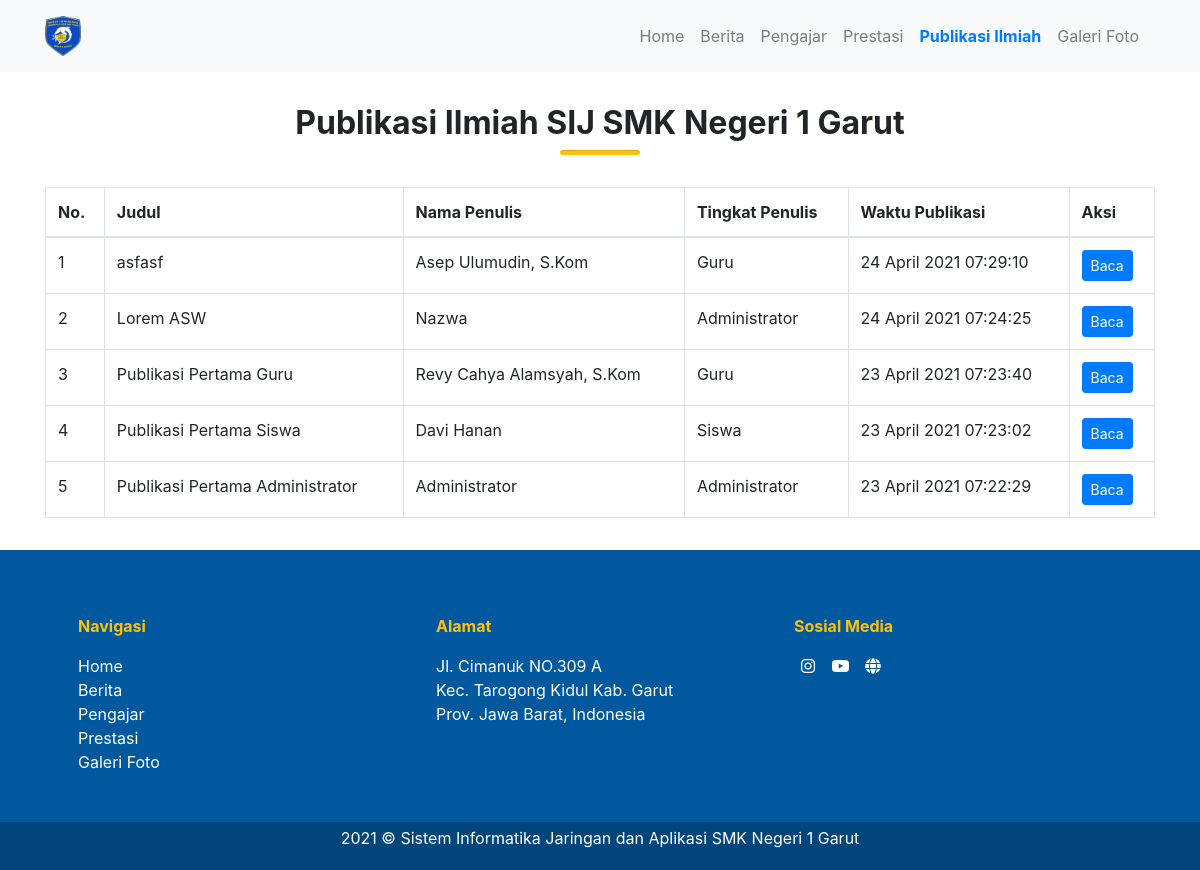
Page /index.php/publikasi_ilmiah on the committed database.
### tables this page shows
CREATE TABLE `publikasi_ilmiah` (
  `id` int(11) NOT NULL,
  `judul` varchar(255) NOT NULL,
  `file_publikasi_ilmiah` varchar(255) NOT NULL,
  `nama_penulis` varchar(255) NOT NULL,
  `level_penulis` varchar(255) NOT NULL,
  `email_user` varchar(255) NOT NULL,
  `created_at` timestamp NOT NULL DEFAULT current_timestamp(),
  `updated_at` timestamp NULL DEFAULT NULL
);

### application/controllers/Publikasi_ilmiah.php (called while the page is built, shortened)
<?php
class Publikasi_ilmiah extends CI_Controller
{
    public function index()
    {
        $data = [
            'title' => 'Publikasi Ilmiah Website SIJ - SMK Negeri 1 Garut',
            'uriSegment' => $this->uri->segment(1),
            'publikasiIlmiahAll' => $this->Model_publikasi_ilmiah->getAllPublikasiIlmiah()
        ];
        $this->load->view('frontend/templates/header', $data);
        $this->load->view('frontend/templates/navbar', $data);
        $this->load->view('frontend/publikasi_ilmiah_index', $data);
        $this->load->view('frontend/templates/footer', $data);
    }
}

### index.php (called while the page is built, shortened)
<?php
require_once BASEPATH.'core/CodeIgniter.php';

### application/models/Model_publikasi_ilmiah.php (called while the page is built, shortened)
<?php
class Model_publikasi_ilmiah extends CI_Model
{
    public function getAllPublikasiIlmiah()
    {
        $this->db->order_by('created_at', 'DESC');
        return $this->db->get('publikasi_ilmiah')->result_array();
    }
}

### application/views/frontend/publikasi_ilmiah_index.php (the view)
<section id="berita">
    <div class="container">
        <div class="row my-3">
            <div class="col py-3 text-center">
                <h2 class="font-weight-bolder">Publikasi Ilmiah SIJ SMK Negeri 1 Garut</h2>
                <hr class="bg-warning m-auto rounded" style="height: 4px; width: 80px;">
            </div>
        </div>
        <div class="row">
            <div class="col-lg-12">
                <div class="table-responsive">
                    <table class="table table-bordered" id="dataTable">
                        <thead>
                            <tr>
                                <th>No.</th>
                                <th>Judul</th>
                                <th>Nama Penulis</th>
                                <th>Tingkat Penulis</th>
                                <th>Waktu Publikasi</th>
                                <th>Aksi</th>
                            </tr>
                        </thead>
                        <tbody>
                            <?php
                            $i = 1;
                            foreach ($publikasiIlmiahAll as $publikasiIlmiah) : ?>
                                <tr>
                                    <td><?= $i++; ?></td>
                                    <td><?= $publikasiIlmiah['judul']; ?></td>
                                    <td><?= $publikasiIlmiah['nama_penulis']; ?></td>
                                    <td><?= $publikasiIlmiah['level_penulis']; ?></td>
                                    <td><?= date("d F Y H:i:s", strtotime($publikasiIlmiah['created_at'])); ?></td>
                                    <td><a href="<?= base_url('publikasi_ilmiah/detail_publikasi_ilmiah/') . $publikasiIlmiah['id']; ?>" class=" btn btn-sm btn-primary">Baca</a></td>
                                </tr>
                            <?php endforeach; ?>
                        </tbody>
                    </table>
                </div>
            </div>
        </div>
    </div>
</section>

### rows in the picture
publikasi_ilmiah: judul "asfasf", nama_penulis "Asep Ulumudin, S.Kom", level_penulis "Guru", created_at "24 April 2021 07:29:10"
publikasi_ilmiah: judul "Lorem ASW", nama_penulis "Nazwa", level_penulis "Administrator", created_at "24 April 2021 07:24:25"
publikasi_ilmiah: judul "Publikasi Pertama Guru", nama_penulis "Revy Cahya Alamsyah, S.Kom", level_penulis "Guru", created_at "23 April 2021 07:23:40"
publikasi_ilmiah: judul "Publikasi Pertama Siswa", nama_penulis "Davi Hanan", level_penulis "Siswa", created_at "23 April 2021 07:23:02"
publikasi_ilmiah: judul "Publikasi Pertama Administrator", nama_penulis "Administrator", level_penulis "Administrator", created_at "23 April 2021 07:22:29"
